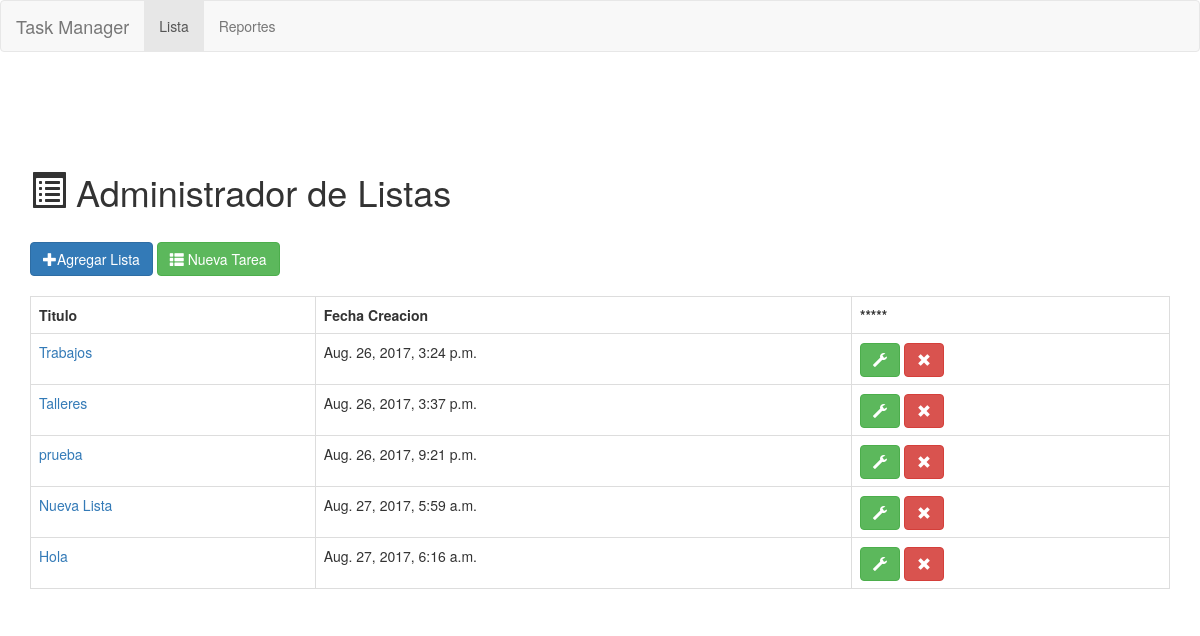
Page /tareas/ on the earlier database version.
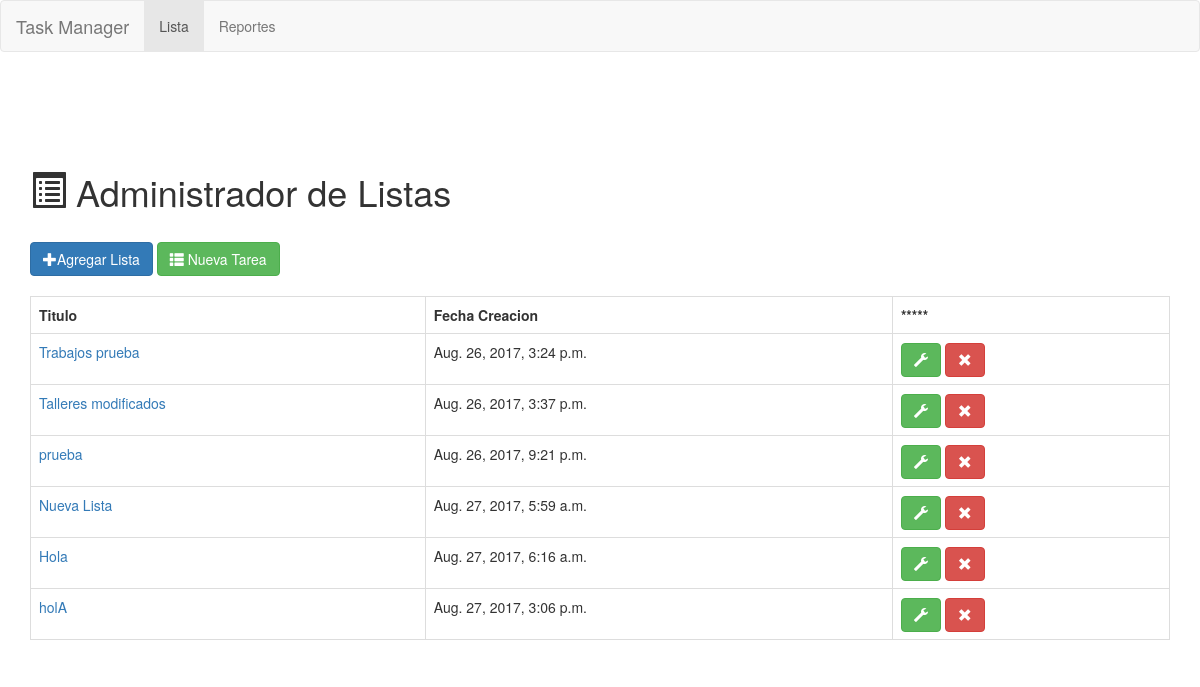
Same page on the later database version.
### tareas/models.py (models this page shows, shortened)
@python_2_unicode_compatible  # only if you need to support Python 2
class Lista(models.Model):
    titulo_lista = models.CharField(max_length=200, unique=True)
    fecha_lista = models.DateTimeField(auto_now_add=True)

### tareas/views.py (the view)
class IndexView(generic.ListView):
    template_name = 'tareas/index.html'
    context_object_name = 'listado'
    def get_queryset(self):
        return Lista.objects.all()

### tareas/templates/tareas/index.html (shortened to what this page needs)
{% extends 'base.html' %}
{% block container %}
    <h1><span class="glyphicon glyphicon-list-alt"> </span> Administrador de Listas</h1>
<bR>
    <a class="btn btn-primary " href="/tareas/crear_lista/"><span class="glyphicon glyphicon-plus"></span>Agregar Lista</a></span>
   <a class="btn btn-success" href="/tareas/crear_tarea/"> <span class="glyphicon glyphicon-th-list"></span> Nueva Tarea</a>
    {% if listado %}
    <br><br>
    <table class="table table table-hover table-bordered">
      <tr><th>Titulo</th><th>Fecha Creacion</th><th>*****</th></tr>
    {% for l in listado %}
      <tr><td><a href="/tareas/{{ l.id }}/">{{ l.titulo_lista }}</a></td><td>{{ l.fecha_lista}}</td><td><a class="btn btn-success glyphicon glyphicon-wrench" href="/tareas/{{ l.id }}/modificar_lista"></a>   <a class="btn btn-danger glyphicon glyphicon-remove" href="/tareas/{{ l.id }}/eliminar_lista"></a></td></tr>
    {% endfor %}
    {% else %}
        <p>No hay Listas Guardadas.</p>
    {% endif %}
{% endblock container %}

Differences in the rows shown:
changed Lista: titulo_lista "Trabajos" → "Trabajos prueba"
changed Lista: titulo_lista "Talleres" → "Talleres modificados"
added Lista: titulo_lista "holA", fecha_lista "Aug. 27, 2017, 3:06 p.m."
